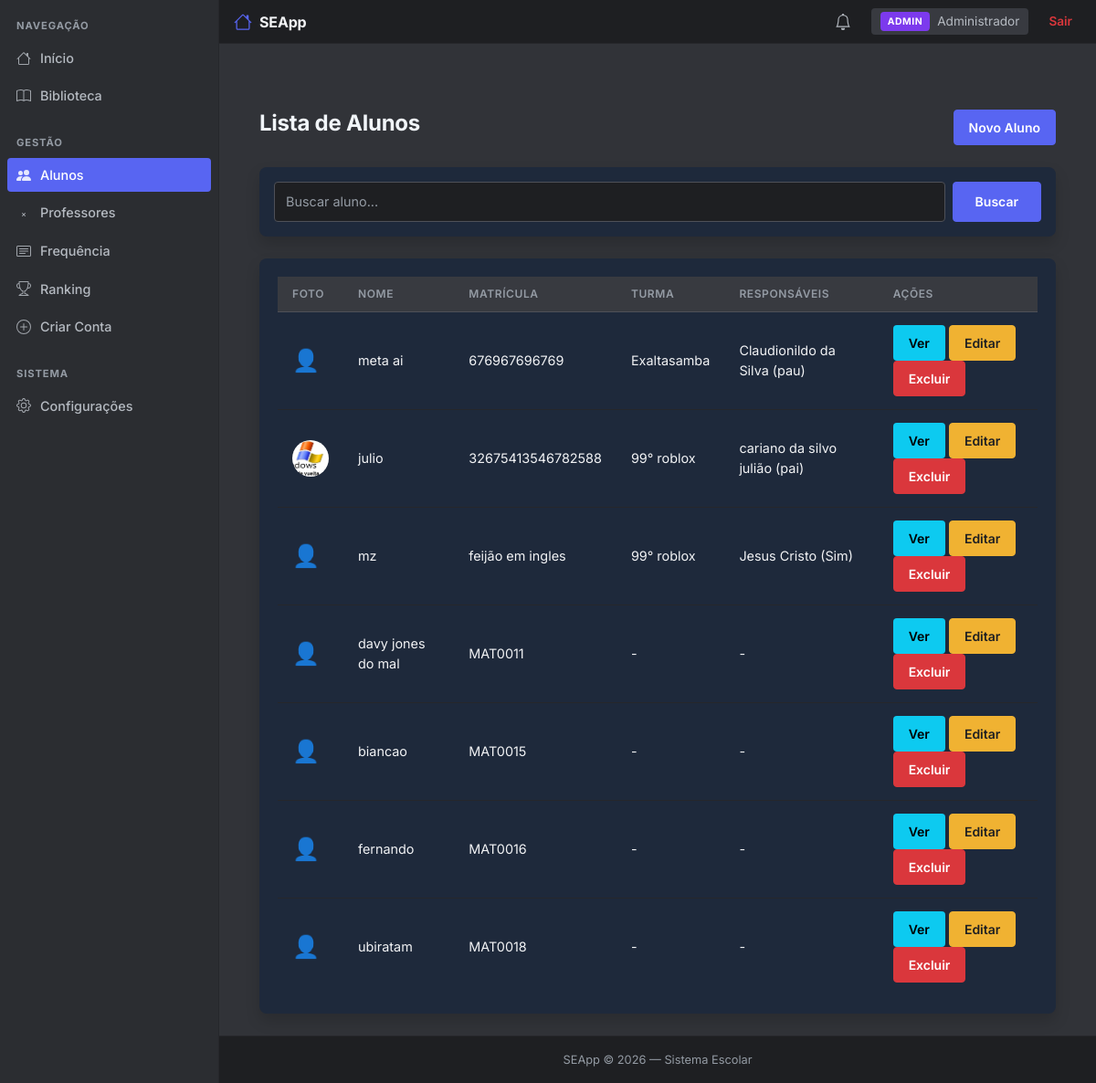
The page /alunos (signed in) on the database its author committed.
### app/models/usuario.py (models this page shows, shortened)
class Usuario(db.Model):
    __tablename__ = 'usuarios'
    id = db.Column(db.Integer, primary_key=True)
    nome = db.Column(db.String(100), nullable=False)
    email = db.Column(db.String(120), unique=True, nullable=False)
    senha = db.Column(db.String(255), nullable=False)
    tipo = db.Column(db.String(20), nullable=False, default='aluno')
    foto = db.Column(db.String(200), nullable=True)
    criado_em = db.Column(db.DateTime, default=datetime.utcnow)
    @property
    def senha_criptografada(self):
        return self.senha

### app/models/aluno.py (models this page shows, shortened)
class Aluno(db.Model):
    __tablename__ = 'alunos'
    id = db.Column(db.Integer, primary_key=True)
    usuario_id = db.Column(db.Integer, db.ForeignKey('usuarios.id'), unique=True, nullable=False)
    matricula = db.Column(db.String(50), unique=True, nullable=False)
    data_nascimento = db.Column(db.Date, nullable=True)
    serie = db.Column(db.String(20), nullable=True)
    turma = db.Column(db.String(20), nullable=True)
    telefone = db.Column(db.String(20), nullable=True)
    responsaveis = db.Column(db.Text, nullable=True)  # JSON string
    notas = db.Column(db.Text, nullable=True)  # JSON string
    usuario = db.relationship('Usuario', backref='aluno_rel', uselist=False, lazy=True)

### app/routes/alunos.py (the view, shortened to what this page needs)
@alunos_bp.route("/alunos")
def listar():
    if 'usuario_id' not in session:
        return redirect(url_for('auth.login'))
    if not is_staff():
        flash("Acesso negado.", "danger")
        return redirect(url_for('dashboard.index'))
    alunos = Aluno.query.all()
    busca = request.args.get("busca", "").lower()
    if busca:
        alunos = [
            a for a in alunos
            if busca in (a.usuario.nome.lower() if a.usuario else "")
            or busca in (a.matricula or "").lower()
        ]
    alunos_lista = []
    for a in alunos:
        alunos_lista.append({
            "id": a.id,
            "nome": a.usuario.nome if a.usuario else "Sem nome",
            "matricula": a.matricula,
            "turma": a.turma,
            "serie": a.serie,
            "foto": a.usuario.foto if a.usuario else None,
            "responsaveis": json.loads(a.responsaveis) if a.responsaveis else []
        })
    return render_template(
        "alunos/listar.html",
        alunos=alunos_lista,
        busca=busca,
        tipo=session.get("tipo"),
        pode_editar=is_admin()
    )

### app/routes/alunos.py (called while the page is built)
def is_admin():
    return session.get("tipo") in ["admin", "diretor"]

def is_staff():
    return session.get("tipo") in ["admin", "diretor", "professor"]

def is_professor():
    return session.get("tipo") == "professor"

### templates/alunos/listar.html (shortened to what this page needs)
{% extends 'base.html' %}
{% block content %}
<div class="container mt-5">
    <div class="d-flex justify-content-between align-items-center mb-4">
        <h1 class="fw-bold" style="color: #f1f5f9;">Lista de Alunos</h1>
        {% if pode_editar %}
        <a href="{{ url_for('alunos.cadastrar') }}" class="btn btn-primary">Novo Aluno</a>
        {% endif %}
    </div>
    <div class="card border-0 shadow mb-4 p-3" style="background: #1e293b;">
        <form method="GET" action="{{ url_for('alunos.listar') }}" class="d-flex gap-2">
            <input type="text" name="busca" class="form-control" placeholder="Buscar aluno..." value="{{ busca }}" style="background: #0f172a; color: #f1f5f9; border: 1px solid #334155;">
            <button type="submit" class="btn btn-primary px-4">Buscar</button>
        </form>
    </div>
    <div class="card shadow border-0" style="background: #1e293b;">
        <div class="card-body">
            {% if alunos %}
            <table class="table table-hover" style="background: #1e293b; color: #f1f5f9;">
                <thead style="background: #0f172a;">
                    <tr>
                        <th style="color: #94a3b8;">Foto</th>
                        <th style="color: #94a3b8;">Nome</th>
                        <th style="color: #94a3b8;">Matrícula</th>
                        <th style="color: #94a3b8;">Turma</th>
                        <th style="color: #94a3b8;">Responsáveis</th>
                        {% if pode_editar %}<th style="color: #94a3b8;">Ações</th>{% endif %}
                    </tr>
                </thead>
                <tbody>
                    {% for aluno in alunos %}
                    <tr>
                        <td>
                            {% if aluno.foto %}
                                <img src="{{ url_for('static', filename=aluno.foto) }}" alt="Foto" style="width:40px;height:40px;object-fit:cover;border-radius:50%;">
                            {% else %}
                                <span style="font-size:1.5rem;">👤</span>
                            {% endif %}
                        </td>
                        <td style="color: #f1f5f9;">{{ aluno.nome }}</td>
                        <td style="color: #f1f5f9;">{{ aluno.matricula }}</td>
                        <td style="color: #f1f5f9;">{{ aluno.turma or '-' }}</td>
                        <td style="color: #f1f5f9;">
                            {% if aluno.responsaveis %}
                                {% for r in aluno.responsaveis %}
                                    {{ r.nome }} ({{ r.parentesco }}){% if not loop.last %}, {% endif %}
                                {% endfor %}
                            {% else %}
                                -
                            {% endif %}
                        </td>
                        {% if pode_editar %}
                        <td>
                            <a href="{{ url_for('alunos.perfil', aluno_id=aluno.id) }}" class="btn btn-sm btn-info">Ver</a>
                            <a href="{{ url_for('alunos.editar', aluno_id=aluno.id) }}" class="btn btn-sm btn-warning">Editar</a>
                            <form action="{{ url_for('alunos.excluir', aluno_id=aluno.id) }}" method="POST" class="d-inline"
                                  onsubmit="return confirm('Tem certeza que deseja excluir este aluno?')">
                                <button type="submit" class="btn btn-sm btn-danger">Excluir</button>
                            </form>
                        </td>
                        {% endif %}
                    </tr>
                    {% endfor %}
                </tbody>
            </table>
            {% else %}
            <div class="text-center p-5">
                <h4 style="color: #f1f5f9;">Nenhum aluno encontrado</h4>
                <p style="color: #94a3b8;">{% if busca %}Tente outra busca.{% else %}Clique em "Novo Aluno" para cadastrar.{% endif %}</p>
            </div>
            {% endif %}
        </div>
    </div>
</div>
{% endblock %}

### static/css/style.css (style rules this page uses)
:root { --bg: #313338; --bg-sidebar: #2B2D31; --bg-nav: #1E1F22; --surface: #383A40; --surface-hover: #404248; --border: #26272B; --border-2: #4E5058; --text: #F2F3F5; --text-2: #B5BAC1; --text-3: #949BA4; --primary: #5865F2; --primary-hover: #4752C4; --success: #23A55A; --success-hover: #1E8F4C; --danger: #DA373C; --danger-hover: #A12828; --warning: #F0B232; --warning-hover: #D89E2A; --radius: 8px; --radius-sm: 4px; --shadow: 0 2px 10px rgba(0,0,0,0.2); --shadow-lg: 0 8px 24px rgba(0,0,0,0.4); }
* { margin: 0; padding: 0; box-sizing: border-box; }
html, body { height: 100%; background: var(--bg); }
body { background: var(--bg); color: var(--text); font-family: "Inter", -apple-system, BlinkMacSystemFont, "Segoe UI", Roboto, sans-serif; font-size: 15px; line-height: 1.5; min-height: 100vh; display: flex; flex-direction: column; -webkit-font-smoothing: antialiased; }
h1, h2, h3, h4, h5, h6 { color: var(--text); font-weight: 700; letter-spacing: -0.01em; }
h1 { font-size: 1.5rem; }
a { text-decoration: none; color: var(--primary); transition: color 0.15s; }
.card { background: var(--surface); border: 1px solid var(--border); border-radius: var(--radius); box-shadow: var(--shadow); }
.card-body { padding: 20px; }
.form-control, .form-select { background: var(--bg-nav) !important; color: var(--text) !important; border: 1px solid var(--border-2) !important; border-radius: var(--radius-sm) !important; padding: 10px 12px !important; font-size: 0.9rem; transition: border-color 0.15s, box-shadow 0.15s; }
.form-control::placeholder { color: var(--text-3) !important; }
.btn { font-size: 0.875rem; font-weight: 600; padding: 8px 16px; border-radius: var(--radius-sm); transition: background 0.15s; border: 1px solid transparent; display: inline-flex; align-items: center; justify-content: center; gap: 6px; --bs-btn-focus-box-shadow: none !important; --bs-btn-active-shadow: none !important; }
.btn-primary { background-color: var(--primary) !important; border-color: var(--primary) !important; color: #fff !important; --bs-btn-color: #fff; --bs-btn-bg: var(--primary); --bs-btn-border-color: var(--primary); --bs-btn-hover-color: #fff; --bs-btn-hover-bg: var(--primary-hover); --bs-btn-hover-border-color: var(--primary-hover); --bs-btn-focus-shadow-rgb: 0, 0, 0; --bs-btn-active-color: #fff; --bs-btn-active-bg: var(--primary); --bs-btn-active-border-color: var(--primary); }
.btn-danger { background: var(--danger); border-color: var(--danger); color: white; }
.btn-warning { background: var(--warning); border-color: var(--warning); color: #1E1F22; }
.table { color: var(--text) !important; --bs-table-bg: transparent; --bs-table-border-color: var(--border); margin-bottom: 0; border-collapse: separate; border-spacing: 0; }
.table thead th { background: var(--surface) !important; color: var(--text-3) !important; font-size: 0.75rem; font-weight: 600; text-transform: uppercase; letter-spacing: 0.05em; border-bottom: 1px solid var(--border-2) !important; border-top: none !important; padding: 10px 16px; text-align: left; }
.table tbody td { background: transparent !important; color: var(--text) !important; border-bottom: 1px solid var(--border) !important; padding: 14px 16px; font-size: 0.9rem; vertical-align: middle; }
.table tbody tr:last-child td { border-bottom: none !important; }
.btn, .btn-primary, .btn-success, .btn-danger, .btn-warning, .btn-secondary, .btn-outline-secondary { --bs-btn-focus-box-shadow: none !important; --bs-btn-active-shadow: none !important; box-shadow: none !important; outline: none !important; }
.btn { -webkit-tap-highlight-color: transparent; }
a, button { -webkit-tap-highlight-color: transparent; }

### rows shown on the page
Usuario: nome "meta ai"
Aluno: matricula "676967696769", turma "Exaltasamba"
Usuario: foto (picture), nome "julio"
Aluno: matricula "32675413546782588", turma "99° roblox"
Usuario: nome "mz"
Aluno: matricula "feijão em ingles", turma "99° roblox"
Usuario: nome "davy jones do mal"
Aluno: matricula "MAT0011"
Usuario: nome "biancao"
Aluno: matricula "MAT0015"
Usuario: nome "fernando"
Aluno: matricula "MAT0016"
Usuario: nome "ubiratam"
Aluno: matricula "MAT0018"

### other values the page prints
{{ session.get("tipo", "").upper() }} "ADMIN"
{{ session["usuario"] }} "Administrador"
{{ r.nome }} "Claudionildo da Silva" "cariano da silvo julião" "Jesus Cristo"
{{ r.parentesco }} "pau" "pai" "Sim"
{{ aluno.turma or '-' }} "-" "-" "-" "-"
